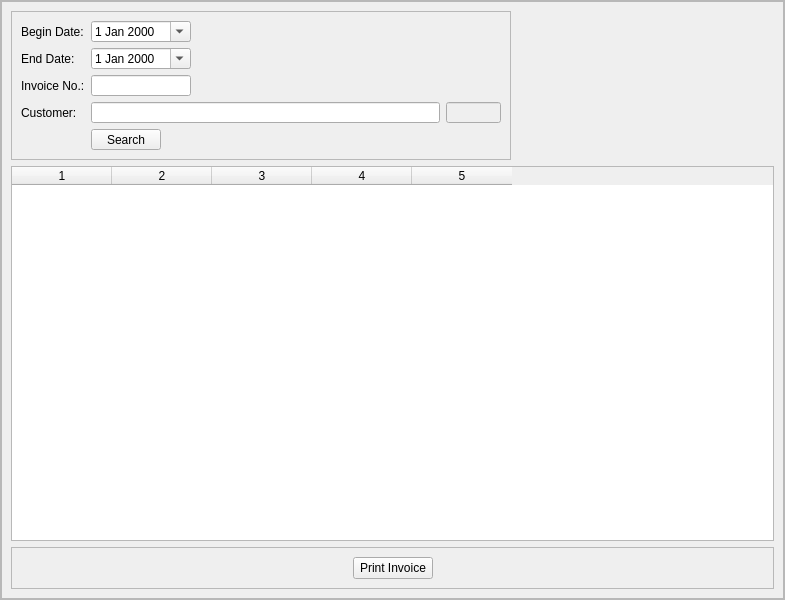
<?xml version="1.0" encoding="UTF-8"?>
<ui version="4.0">
 <class>PrintSalesInvoice</class>
 <widget class="QWidget" name="PrintSalesInvoice">
  <property name="geometry">
   <rect>
    <x>0</x>
    <y>0</y>
    <width>785</width>
    <height>600</height>
   </rect>
  </property>
  <property name="windowTitle">
   <string>Form</string>
  </property>
  <layout class="QVBoxLayout" name="verticalLayout_2">
   <property name="leftMargin">
    <number>0</number>
   </property>
   <property name="topMargin">
    <number>0</number>
   </property>
   <property name="rightMargin">
    <number>0</number>
   </property>
   <property name="bottomMargin">
    <number>0</number>
   </property>
   <item>
    <widget class="QStackedWidget" name="stackedWidget">
     <property name="frameShape">
      <enum>QFrame::StyledPanel</enum>
     </property>
     <property name="currentIndex">
      <number>0</number>
     </property>
     <widget class="QWidget" name="page">
      <layout class="QGridLayout" name="gridLayout_2">
       <property name="leftMargin">
        <number>0</number>
       </property>
       <property name="topMargin">
        <number>0</number>
       </property>
       <property name="rightMargin">
        <number>0</number>
       </property>
       <property name="bottomMargin">
        <number>0</number>
       </property>
       <item row="0" column="0">
        <widget class="QScrollArea" name="scrollArea">
         <property name="widgetResizable">
          <bool>true</bool>
         </property>
         <property name="alignment">
          <set>Qt::AlignCenter</set>
         </property>
         <widget class="QWidget" name="scrollAreaWidgetContents">
          <property name="geometry">
           <rect>
            <x>0</x>
            <y>0</y>
            <width>781</width>
            <height>596</height>
           </rect>
          </property>
          <layout class="QVBoxLayout" name="verticalLayout">
           <item>
            <widget class="QFrame" name="frame">
             <property name="maximumSize">
              <size>
               <width>500</width>
               <height>149</height>
              </size>
             </property>
             <property name="frameShape">
              <enum>QFrame::StyledPanel</enum>
             </property>
             <property name="frameShadow">
              <enum>QFrame::Raised</enum>
             </property>
             <layout class="QFormLayout" name="formLayout">
              <property name="formAlignment">
               <set>Qt::AlignLeading|Qt::AlignLeft|Qt::AlignTop</set>
              </property>
              <item row="0" column="0">
               <widget class="QLabel" name="label">
                <property name="text">
                 <string>Begin Date:</string>
                </property>
               </widget>
              </item>
              <item row="0" column="1">
               <widget class="QDateEdit" name="begindate">
                <property name="maximumSize">
                 <size>
                  <width>100</width>
                  <height>16777215</height>
                 </size>
                </property>
                <property name="calendarPopup">
                 <bool>true</bool>
                </property>
               </widget>
              </item>
              <item row="1" column="0">
               <widget class="QLabel" name="label_2">
                <property name="text">
                 <string>End Date:</string>
                </property>
               </widget>
              </item>
              <item row="1" column="1">
               <widget class="QDateEdit" name="enddate">
                <property name="maximumSize">
                 <size>
                  <width>100</width>
                  <height>16777215</height>
                 </size>
                </property>
                <property name="calendarPopup">
                 <bool>true</bool>
                </property>
               </widget>
              </item>
              <item row="2" column="0">
               <widget class="QLabel" name="label_3">
                <property name="text">
                 <string>Invoice No.:</string>
                </property>
               </widget>
              </item>
              <item row="2" column="1">
               <widget class="QLineEdit" name="invoiceNo">
                <property name="maximumSize">
                 <size>
                  <width>100</width>
                  <height>16777215</height>
                 </size>
                </property>
               </widget>
              </item>
              <item row="3" column="0">
               <widget class="QLabel" name="label_4">
                <property name="text">
                 <string>Customer:</string>
                </property>
               </widget>
              </item>
              <item row="3" column="1">
               <layout class="QHBoxLayout" name="horizontalLayout">
                <item>
                 <widget class="QLineEdit" name="customername"/>
                </item>
                <item>
                 <widget class="QLineEdit" name="customerid">
                  <property name="enabled">
                   <bool>false</bool>
                  </property>
                  <property name="maximumSize">
                   <size>
                    <width>55</width>
                    <height>16777215</height>
                   </size>
                  </property>
                 </widget>
                </item>
               </layout>
              </item>
              <item row="4" column="1">
               <widget class="QPushButton" name="btn_search">
                <property name="maximumSize">
                 <size>
                  <width>70</width>
                  <height>16777215</height>
                 </size>
                </property>
                <property name="text">
                 <string>Search</string>
                </property>
               </widget>
              </item>
             </layout>
            </widget>
           </item>
           <item>
            <widget class="QTableWidget" name="tableWidgetList">
             <property name="editTriggers">
              <set>QAbstractItemView::NoEditTriggers</set>
             </property>
             <property name="alternatingRowColors">
              <bool>true</bool>
             </property>
             <property name="selectionMode">
              <enum>QAbstractItemView::SingleSelection</enum>
             </property>
             <property name="selectionBehavior">
              <enum>QAbstractItemView::SelectRows</enum>
             </property>
             <property name="columnCount">
              <number>5</number>
             </property>
             <column/>
             <column/>
             <column/>
             <column/>
             <column/>
            </widget>
           </item>
           <item>
            <widget class="QFrame" name="frame_2">
             <property name="frameShape">
              <enum>QFrame::StyledPanel</enum>
             </property>
             <property name="frameShadow">
              <enum>QFrame::Raised</enum>
             </property>
             <layout class="QHBoxLayout" name="horizontalLayout_2">
              <item>
               <spacer name="horizontalSpacer">
                <property name="orientation">
                 <enum>Qt::Horizontal</enum>
                </property>
                <property name="sizeHint" stdset="0">
                 <size>
                  <width>325</width>
                  <height>20</height>
                 </size>
                </property>
               </spacer>
              </item>
              <item>
               <widget class="QPushButton" name="btn_printInvoice">
                <property name="text">
                 <string>Print Invoice</string>
                </property>
               </widget>
              </item>
              <item>
               <spacer name="horizontalSpacer_2">
                <property name="orientation">
                 <enum>Qt::Horizontal</enum>
                </property>
                <property name="sizeHint" stdset="0">
                 <size>
                  <width>325</width>
                  <height>20</height>
                 </size>
                </property>
               </spacer>
              </item>
             </layout>
            </widget>
           </item>
          </layout>
         </widget>
        </widget>
       </item>
      </layout>
     </widget>
     <widget class="QWidget" name="page_2">
      <layout class="QGridLayout" name="gridLayout_3">
       <item row="0" column="0">
        <widget class="QScrollArea" name="scrollAreaRpt">
         <property name="widgetResizable">
          <bool>true</bool>
         </property>
         <widget class="QWidget" name="scrollAreaWidgetContents_2">
          <property name="geometry">
           <rect>
            <x>0</x>
            <y>0</y>
            <width>763</width>
            <height>578</height>
           </rect>
          </property>
          <layout class="QVBoxLayout" name="verticalLayout_3"/>
         </widget>
        </widget>
       </item>
      </layout>
     </widget>
    </widget>
   </item>
  </layout>
 </widget>
 <resources/>
 <connections/>
</ui>
